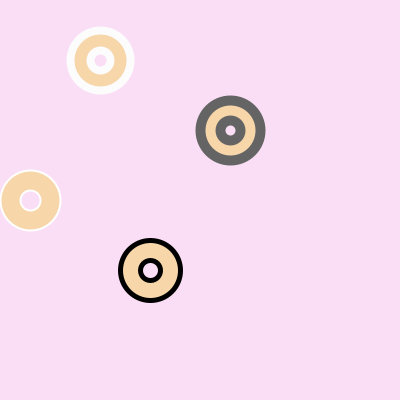
Frame 1 (no input)
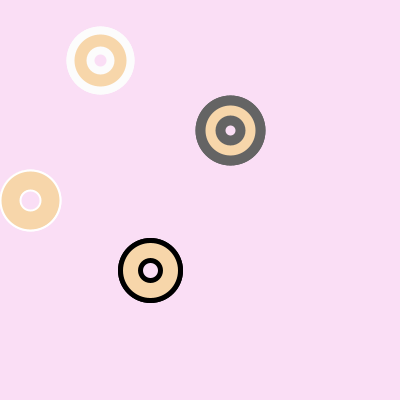
Frame 2 (the mouse pressed at the canvas centre, redrawn once)

The Processing sketch that drew these frames (run headless with seeded random() and noise(); the mouse was pressed at the canvas centre and the sketch redrawn once):

// Processing sketch: sketch_21_2
// ── sketch_21_2.pde
//sharon chen
//exercise 21.2

void setup() {
size(400, 400);
background(250,222,245);
fill(0);
strokeWeight(1);
smooth();
noLoop();
}
void draw() {
doughnut(252, 8, 100, 60);  
doughnut(100, 10, 230, 130);
doughnut(255, 2, 30, 200);
doughnut(0, 5, 150, 270);
}
void doughnut(int grey, int weight, int x, int y) {
  stroke(grey);
  strokeWeight(weight);
fill(247, 214, 170);
ellipse(x, y, 60, 60);
fill(250, 222, 245);
ellipse(x, y, 20, 20);
}
